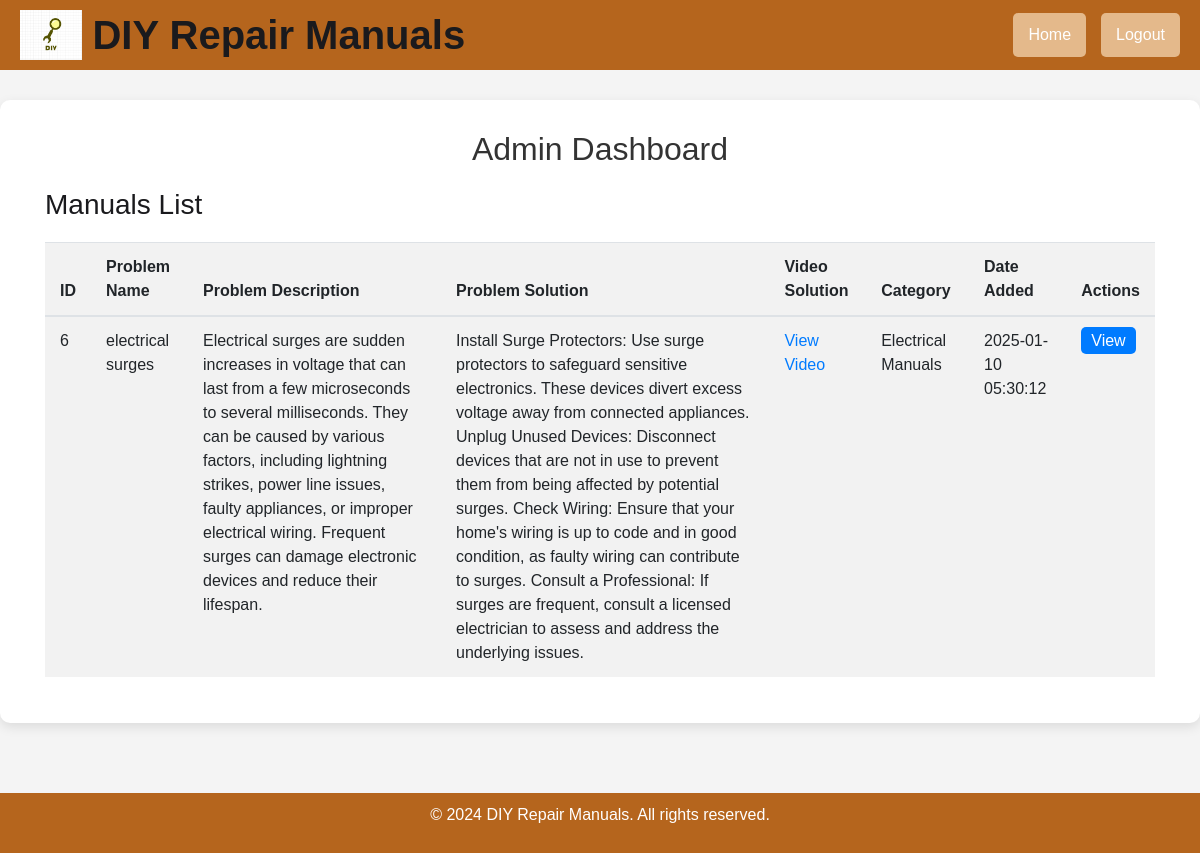
The app's page /admin_dashboard.php (signed in) with its own data.
### tables this page shows
CREATE TABLE `manuals` (
  `id` int(11) NOT NULL,
  `problem_name` varchar(255) NOT NULL,
  `problem_description` text NOT NULL,
  `problem_solution` text NOT NULL,
  `video_solution` varchar(255) DEFAULT NULL,
  `category` varchar(255) NOT NULL,
  `date_added` timestamp NOT NULL DEFAULT current_timestamp()
);

### admin_dashboard.php (the view, shortened to what this page needs)
<?php
$servername = "localhost";
$username = "root";
$password = "";
$dbname = "diy_repair_manuals";
$conn = new mysqli($servername, $username, $password, $dbname);
$sql = "SELECT * FROM manuals";
$result = $conn->query($sql);
?>
<!DOCTYPE html>
<html lang="en">
<head>
    <link href="https://stackpath.bootstrapcdn.com/bootstrap/4.4.1/css/bootstrap.min.css" rel="stylesheet">
    <link rel="stylesheet" href="common.css">
</head>
<body>
    <header>
        <div class="logo-container">
            <img src="logo1.png" alt="Logo" class="logo" style="height: 50px; width: auto;">
            <h1>DIY Repair Manuals</h1>
        </div>
        <div class="button-container">
            <button class="header-button" onclick="window.location.href='index.php'">Home</button>
            <button class="header-button"><a href="logout.php" style="color: white; text-decoration: none;">Logout</a></button>
        </div>
    </header>
    <main>
        <div class="container">
            <h2>Admin Dashboard</h2>
            <h3>Manuals List</h3>
            <table class="table table-striped">
                <thead>
                    <tr>
                        <th>ID</th>
                        <th>Problem Name</th>
                        <th>Problem Description</th>
                        <th>Problem Solution</th>
                        <th>Video Solution</th>
                        <th>Category</th>
                        <th>Date Added</th>
                        <th>Actions</th>
                    </tr>
                </thead>
                <tbody>
                    <?php
                    if ($result->num_rows > 0) {
                        while ($row = $result->fetch_assoc()) {
                            echo "<tr>
                                    <td>{$row['id']}</td>
                                    <td>{$row['problem_name']}</td>
                                    <td>{$row['problem_description']}</td>
                                    <td>{$row['problem_solution']}</td>
                                    <td><a href='{$row['video_solution']}' target='_blank'>View Video</a></td>
                                    <td>{$row['category']}</td>
                                    <td>{$row['date_added']}</td>
                                    <td><a href='view_manual.php?id={$row['id']}' class='view-button'>View</a></td>
                                  </tr>";
                        }
                    } else {
                        echo "<tr><td colspan='8'>No manuals found.</td></tr>";
                    }
                    ?>
                </tbody>
            </table>
        </div>
    </main>
    <footer>
        <p>&copy; 2024 DIY Repair Manuals. All rights reserved.</p>
    </footer>
</body>
</html>

### common.css (style rules this page uses)
body { font-family: Arial, sans-serif; margin: 0; padding: 0; background-image: url('bg.jpg'); background-size: cover; background-position: center; display: flex; flex-direction: column; min-height: 100vh; color: #1A1A1D; }
header { background-color: #DE8F5F; color: #1A1A1D; padding: 1rem; display: flex; align-items: center; justify-content: space-between; }
.logo-container { display: flex; align-items: center; }
.logo { height: 50px; margin-right: 10px; }
h1 { margin: 0; font-family: 'Poppins', sans-serif; font-size: 2.5rem; font-weight: 700; color: #1A1A1D; }
.button-container { display: flex; gap: 15px; }
.header-button { background-color: #F5F5DC; color: #1A1A1D; border: 2px solid #E07B39; padding: 12px 25px; font-size: 1rem; border-radius: 25px; cursor: pointer; transition: all 0.3s ease; }
main { flex: 1; display: flex; justify-content: center; align-items: center; padding: 4rem 1rem; }
footer { background-color: #DE8F5F; color: #1A1A1D; text-align: center; padding: 1rem; }

### admin_dashboard.php (style rules this page uses)
body { background-color: #f4f4f4; }
main { max-width: 1200px; margin: 30px auto; padding: 30px; background-color: #fff; border-radius: 10px; box-shadow: 0 4px 12px rgba(0, 0, 0, 0.1); }
header { background-color: #B5651D; color: white; padding: 10px 20px; text-align: center; }
.container h2 { text-align: center; color: #333; margin-bottom: 20px; }
.container table { width: 100%; margin-top: 20px; border-collapse: collapse; }
.container table th, .container table td { text-align: left; padding: 12px 15px; }
.container table th { background-color: #f2f2f2; }
.header-button { background-color: #E4B98B; color: white; padding: 10px 15px; border: none; border-radius: 5px; text-decoration: none; }
.view-button { background-color: #007BFF; color: white; padding: 5px 10px; border: none; border-radius: 5px; text-decoration: none; }
footer { text-align: center; margin-top: 40px; padding: 10px; background-color: #B5651D; color: white; }

### records on screen
manuals: id "6", problem_name "electrical surges", problem_description "Electrical surges are sudden increases in voltage that can last from a few microseconds to several milliseconds. They can be caused by various factors, including lightning strikes, power line issues, faulty appliances, or improper electrical wiring. Frequent surges can damage electronic devices and reduce their lifespan.", problem_solution "Install Surge Protectors: Use surge protectors to safeguard sensitive electronics. These devices divert excess voltage away from connected appliances. Unplug Unused Devices: Disconnect devices that are not in use to prevent them from being affected by potential surges. Check Wiring: Ensure that your home's wiring is up to code and in good condition, as faulty wiring can contribute to surges. Consult a Professional: If surges are frequent, consult a licensed electrician to assess and address the underlying issues.", category "Electrical Manuals", date_added "2025-01-10 05:30:12"
